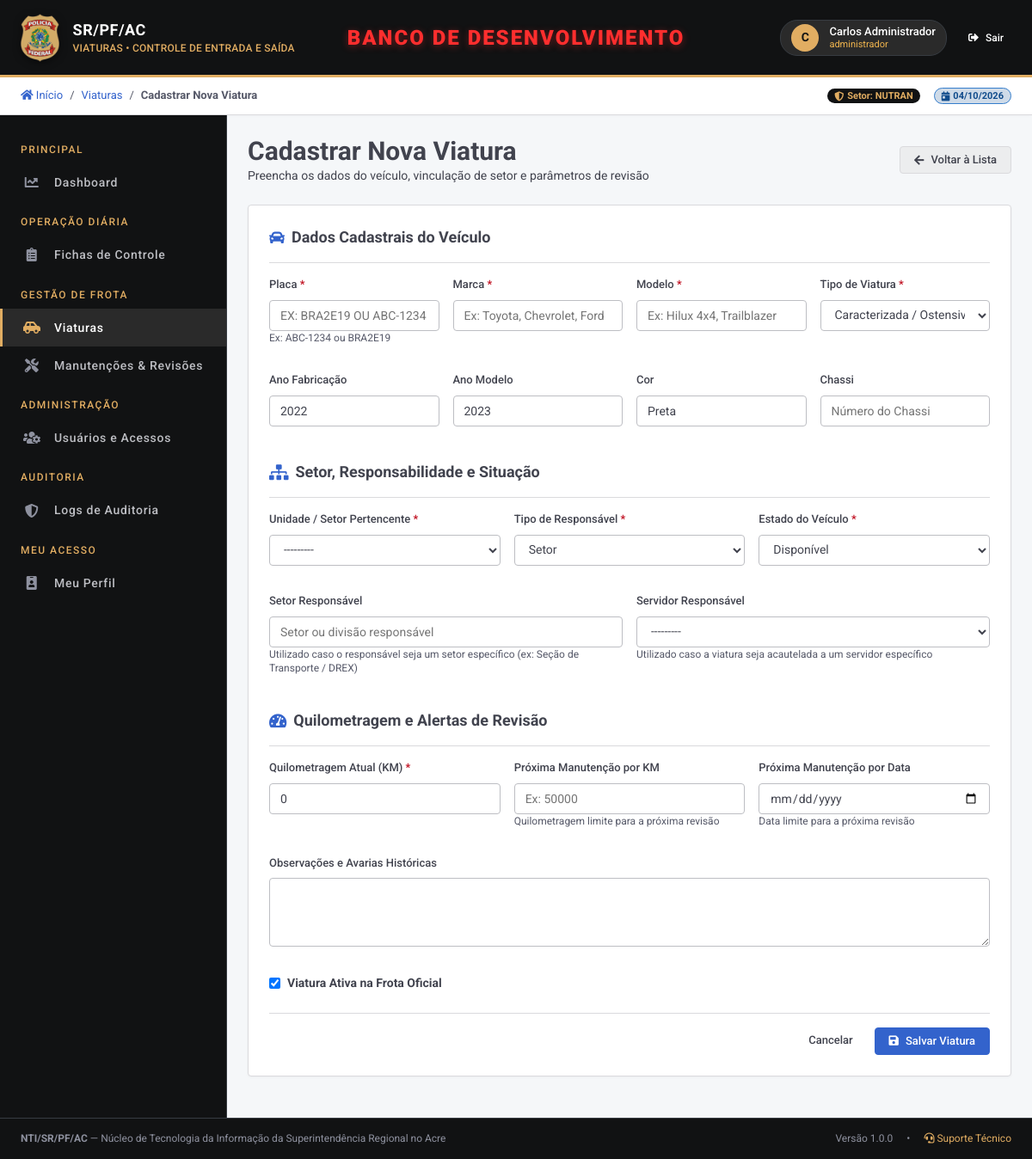
The page /viaturas/nova/ (signed in) on the database its author committed.
### usuarios/models.py (models this page shows, shortened)
class Usuario(AbstractUser):
    matricula = models.CharField(
        "Matrícula / Identificação",
        max_length=30,
        blank=True,
        null=True,
        help_text="Matrícula funcional do servidor ou identificação do vigilante",
    )
    cargo = models.CharField(
        "Cargo / Função",
        max_length=100,
        blank=True,
        default="Vigilante",
    )
    setor = models.CharField(
        "Setor / Unidade",
        max_length=100,
        blank=True,
        default="Portaria Principal",
    )
    telefone = models.CharField(
        "Telefone / Ramal",
        max_length=20,
        blank=True,
        null=True,
    )
    class Meta:
        verbose_name = "Usuário"
        verbose_name_plural = "Usuários"
        ordering = ["first_name", "last_name", "username"]
    def __str__(self):
        nome = self.get_full_name()
        perfis = self.listar_perfis()
        if perfis:
            return f"{nome or self.username} ({', '.join(perfis)})"
        return nome or self.username
    def listar_perfis(self) -> list[str]:
        return list(
            self.perfis_atribuidos.filter(ativo=True).values_list("perfil__nome", flat=True)
        )

### accesscontrol/models.py (models this page shows, shortened)
class Acao(models.Model):
    TIPO_TELA = "tela"
    TIPO_ACAO = "acao"
    TIPO_DADO = "dado"
    TIPO_CHOICES = [
        (TIPO_TELA, "Acesso a tela / rota"),
        (TIPO_ACAO, "Ação / botão dentro de uma tela"),
        (TIPO_DADO, "Visibilidade de dado / widget"),
    ]
    modulo = models.ForeignKey(
        Modulo,
        on_delete=models.CASCADE,
        related_name="acoes",
        verbose_name="Módulo",
    )
    submodulo = models.ForeignKey(
        Submodulo,
        on_delete=models.CASCADE,
        null=True,
        blank=True,
        related_name="acoes",
        verbose_name="Submódulo",
    )
    nome = models.CharField("Nome legível", max_length=150)
    codigo = models.SlugField(
        "Código da ação",
        help_text="Ex: criar, editar, exportar_pdf, apor_visto_chefia",
    )
    codigo_completo = models.CharField(
        "Código completo",
        max_length=200,
        unique=True,
        editable=False,
        help_text="Gerado automaticamente. Ex: frota.viaturas.editar",
    )
    tipo = models.CharField("Tipo", max_length=10, choices=TIPO_CHOICES, default=TIPO_ACAO)
    ativo = models.BooleanField("Ativo", default=True)
    class Meta:
        verbose_name = "Ação"
        verbose_name_plural = "Ações"
        unique_together = ("modulo", "submodulo", "codigo")
        ordering = ["modulo__ordem", "submodulo__ordem", "codigo"]

### veiculos/views.py (the view)
# urls.py: path("nova/", views.viatura_criar, name="criar"),
@requer_permissao("frota.viaturas.criar")
def viatura_criar(request):
    if request.method == "POST":
        form = ViaturaForm(request.POST)
        if form.is_valid():
            viatura = form.save()
            messages.success(request, f"Viatura {viatura.marca} {viatura.modelo} (Placa {viatura.placa}) cadastrada com sucesso.")
            return redirect("veiculos:detalhe", pk=viatura.pk)
    else:
        form = ViaturaForm()
    return render(request, "veiculos/form.html", {
        "form": form,
        "titulo": "Cadastrar Nova Viatura",
    })

### templates/veiculos/form.html (shortened to what this page needs)
{% extends 'base.html' %}
{% block breadcrumb %}
  <span>/</span>
  <a href="{% url 'veiculos:lista' %}">Viaturas</a>
  <span>/</span>
  <strong>{{ titulo }}</strong>
{% endblock %}
{% block content %}
<div class="pf-page-header">
  <div>
    <h2>{{ titulo }}</h2>
    <p>Preencha os dados do veículo, vinculação de setor e parâmetros de revisão</p>
  </div>
  <div>
    <a href="{% url 'veiculos:lista' %}" class="pf-btn pf-btn-secondary">
      <i class="fas fa-arrow-left"></i> Voltar à Lista
    </a>
  </div>
</div>
<div class="pf-card">
  <form method="post">
    <div class="pf-card-header">
      <div class="pf-card-title">
        <i class="fas fa-car"></i> Dados Cadastrais do Veículo
      </div>
    </div>
    <div class="pf-form-grid">
      <div class="col-3">
        <div class="pf-field">
          <label for="{{ form.placa.id_for_label }}" class="required">{{ form.placa.label }}</label>
          {{ form.placa }}
          <small class="pf-small">{{ form.placa.help_text }}</small>
        </div>
      </div>
      <div class="col-3">
        <div class="pf-field">
          <label for="{{ form.marca.id_for_label }}" class="required">{{ form.marca.label }}</label>
          {{ form.marca }}
        </div>
      </div>
      <div class="col-3">
        <div class="pf-field">
          <label for="{{ form.modelo.id_for_label }}" class="required">{{ form.modelo.label }}</label>
          {{ form.modelo }}
        </div>
      </div>
      <div class="col-3">
        <div class="pf-field">
          <label for="{{ form.tipo.id_for_label }}" class="required">{{ form.tipo.label }}</label>
          {{ form.tipo }}
        </div>
      </div>
      <div class="col-3">
        <div class="pf-field">
          <label for="{{ form.ano_fabricacao.id_for_label }}">{{ form.ano_fabricacao.label }}</label>
          {{ form.ano_fabricacao }}
        </div>
      </div>
      <div class="col-3">
        <div class="pf-field">
          <label for="{{ form.ano_modelo.id_for_label }}">{{ form.ano_modelo.label }}</label>
          {{ form.ano_modelo }}
        </div>
      </div>
      <div class="col-3">
        <div class="pf-field">
          <label for="{{ form.cor.id_for_label }}">{{ form.cor.label }}</label>
          {{ form.cor }}
        </div>
      </div>
      <div class="col-3">
        <div class="pf-field">
          <label for="{{ form.chassi.id_for_label }}">{{ form.chassi.label }}</label>
          {{ form.chassi }}
        </div>
      </div>
    </div>
    <div class="pf-card-header" style="margin-top: var(--space-24);">
      <div class="pf-card-title">
        <i class="fas fa-sitemap"></i> Setor, Responsabilidade e Situação
      </div>
    </div>
    <div class="pf-form-grid">
      <div class="col-4">
        <div class="pf-field">
          <label for="{{ form.setor_pertencente.id_for_label }}" class="required">{{ form.setor_pertencente.label }}</label>
          {{ form.setor_pertencente }}
        </div>
      </div>
      <div class="col-4">
        <div class="pf-field">
          <label for="{{ form.responsavel_tipo.id_for_label }}" class="required">{{ form.responsavel_tipo.label }}</label>
          {{ form.responsavel_tipo }}
        </div>
      </div>
      <div class="col-4">
        <div class="pf-field">
          <label for="{{ form.status.id_for_label }}" class="required">{{ form.status.label }}</label>
          {{ form.status }}
        </div>
      </div>
      <div class="col-6">
        <div class="pf-field">
          <label for="{{ form.responsavel_setor.id_for_label }}">{{ form.responsavel_setor.label }}</label>
          {{ form.responsavel_setor }}
          <small class="pf-small">Utilizado caso o responsável seja um setor específico (ex: Seção de Transporte / DREX)</small>
        </div>
      </div>
      <div class="col-6">
        <div class="pf-field">
          <label for="{{ form.responsavel_pessoa.id_for_label }}">{{ form.responsavel_pessoa.label }}</label>
          {{ form.responsavel_pessoa }}
          <small class="pf-small">Utilizado caso a viatura seja acautelada a um servidor específico</small>
        </div>
      </div>
    </div>
    <div class="pf-card-header" style="margin-top: var(--space-24);">
      <div class="pf-card-title">
        <i class="fas fa-tachometer-alt"></i> Quilometragem e Alertas de Revisão
      </div>
    </div>
    <div class="pf-form-grid">
      <div class="col-4">
        <div class="pf-field">
          <label for="{{ form.km_atual.id_for_label }}" class="required">{{ form.km_atual.label }}</label>
          {{ form.km_atual }}
        </div>
      </div>
      <div class="col-4">
        <div class="pf-field">
          <label for="{{ form.proxima_manutencao_km.id_for_label }}">{{ form.proxima_manutencao_km.label }}</label>
          {{ form.proxima_manutencao_km }}
          <small class="pf-small">{{ form.proxima_manutencao_km.help_text }}</small>
        </div>
      </div>
      <div class="col-4">
        <div class="pf-field">
          <label for="{{ form.proxima_manutencao_data.id_for_label }}">{{ form.proxima_manutencao_data.label }}</label>
          {{ form.proxima_manutencao_data }}
          <small class="pf-small">{{ form.proxima_manutencao_data.help_text }}</small>
        </div>
      </div>
      <div class="col-12">
        <div class="pf-field">
          <label for="{{ form.observacoes.id_for_label }}">{{ form.observacoes.label }}</label>
          {{ form.observacoes }}
        </div>
      </div>
      <div class="col-12" style="display: flex; align-items: center;">
        <label style="display: flex; align-items: center; gap: 8px; cursor: pointer;">
          {{ form.ativo }}
          <strong>Viatura Ativa na Frota Oficial</strong>
        </label>
      </div>
    </div>
    <div style="display: flex; justify-content: flex-end; gap: var(--space-8); margin-top: var(--space-24); border-top: 1px solid var(--pf-grey-200); padding-top: var(--space-16);">
      <a href="{% url 'veiculos:lista' %}" class="pf-btn pf-btn-ghost">Cancelar</a>
      <button type="submit" class="pf-btn pf-btn-primary">
        <i class="fas fa-save"></i> Salvar Viatura
      </button>
    </div>
  </form>
</div>
{% endblock %}

### templates/base.html (shortened to what this page needs)
{% load static permissoes %}
<!DOCTYPE html>
<html lang="pt-BR">
<head>
  <link rel="stylesheet" href="https://cdnjs.cloudflare.com/ajax/libs/font-awesome/5.15.4/css/all.min.css">
  <link rel="stylesheet" href="{% static 'css/frontline.css' %}?v={% now 'U' %}">
</head>
<body>
  <header class="pf-header">
    <a href="{% url 'dashboard:home' %}" class="pf-header-brand">
      <img src="{% static 'img/brasao_pf.png' %}" alt="Brasão Polícia Federal" class="pf-header-logo">
      <div class="pf-header-titles">
        <span class="pf-header-title">SR/PF/AC</span>
        <span class="pf-header-subtitle">VIATURAS • CONTROLE DE ENTRADA E SAÍDA</span>
      </div>
    </a>
    {% if is_db_desenvolvimento %}
    <span style="position: absolute; left: 50%; top: 50%; transform: translate(-50%, -50%); text-align: center; pointer-events: none; z-index: 10;">
      <h1 style="color: #FF2E2E; font-size: 1.5rem; font-weight: 900; text-transform: uppercase; margin: 0; letter-spacing: 2px; text-shadow: 0 2px 8px rgba(255, 46, 46, 0.4); white-space: nowrap;">
        BANCO DE DESENVOLVIMENTO
      </h1>
    </span>
    {% endif %}
    <div class="pf-header-actions">
      {% if user.is_authenticated %}
        <div class="pf-user-profile">
          <div class="pf-user-avatar">
            {{ user.first_name|default:user.username|slice:":1"|upper }}
          </div>
          <div class="pf-user-info">
            <span class="pf-user-name">{{ user.get_full_name|default:user.username }}</span>
            <span class="pf-user-role">
              {% for p in user.listar_perfis %}
                {{ p }}{% if not forloop.last %}, {% endif %}
              {% empty %}
                Usuário
              {% endfor %}
            </span>
          </div>
        </div>
        <form action="{% url 'usuarios:logout' %}" method="post" style="display:inline;">
          <button type="submit" class="pf-btn pf-btn-sm pf-btn-ghost" style="color:#FFF;" title="Sair do sistema">
            <i class="fas fa-sign-out-alt"></i> Sair
          </button>
        </form>
      {% else %}
        <a href="{% url 'usuarios:login' %}" class="pf-btn pf-btn-sm pf-btn-gold">
          <i class="fas fa-sign-in-alt"></i> Entrar
        </a>
      {% endif %}
    </div>
  </header>
  <div class="pf-subheader">
    <div class="pf-breadcrumb">
      <a href="{% url 'dashboard:home' %}"><i class="fas fa-home"></i> Início</a>
      {% block breadcrumb %}{% endblock %}
    </div>
    <div class="pf-subheader-indicators">
      <span class="pf-badge pf-badge-dark">
        <i class="fas fa-shield-alt"></i> Setor: {{ user.setor|default:"Superintendência Regional" }}
      </span>
      <span class="pf-badge pf-badge-info">
        <i class="fas fa-calendar-day"></i> {% now "d/m/Y" %}
      </span>
    </div>
  </div>
  <aside class="pf-sidebar">
    <ul class="pf-menu-nav">
      <li class="pf-menu-section-title">PRINCIPAL</li>
      <li class="pf-menu-item">
        <a href="{% url 'dashboard:home' %}" class="pf-menu-link {% if request.resolver_match.app_name == 'dashboard' %}active{% endif %}">
          <i class="fas fa-chart-line"></i>
          <span>Dashboard</span>
        </a>
      </li>
      {% tem_perm "operacao_diaria.fichas.visualizar" as pode_fichas %}
      {% if pode_fichas %}
      <li class="pf-menu-section-title">OPERAÇÃO DIÁRIA</li>
      <li class="pf-menu-item">
        <a href="{% url 'fichas:lista' %}" class="pf-menu-link {% if request.resolver_match.app_name == 'fichas' %}active{% endif %}">
          <i class="fas fa-clipboard-list"></i>
          <span>Fichas de Controle</span>
        </a>
      </li>
      {% endif %}
      {% tem_perm "frota.viaturas.visualizar" as pode_viaturas %}
      {% tem_perm "frota.manutencao.visualizar" as pode_manutencao %}
      {% if pode_viaturas or pode_manutencao %}
      <li class="pf-menu-section-title">GESTÃO DE FROTA</li>
      {% if pode_viaturas %}
      <li class="pf-menu-item">
        <a href="{% url 'veiculos:lista' %}" class="pf-menu-link {% if request.resolver_match.app_name == 'veiculos' and not 'manutencao' in request.path %}active{% endif %}">
          <i class="fas fa-car-side"></i>
          <span>Viaturas</span>
        </a>
      </li>
      {% endif %}
      {% if pode_manutencao %}
      <li class="pf-menu-item">
        <a href="{% url 'veiculos:lista_manutencoes' %}" class="pf-menu-link {% if 'manutencao' in request.path %}active{% endif %}">
          <i class="fas fa-tools"></i>
          <span>Manutenções &amp; Revisões</span>
        </a>
      </li>
      {% endif %}
      {% endif %}
      {% tem_perm "usuarios.cadastro.visualizar" as pode_usuarios %}
      {% if pode_usuarios %}
      <li class="pf-menu-section-title">ADMINISTRAÇÃO</li>
      <li class="pf-menu-item">
        <a href="{% url 'usuarios:lista' %}" class="pf-menu-link {% if request.resolver_match.app_name == 'usuarios' %}active{% endif %}">
          <i class="fas fa-users-cog"></i>
          <span>Usuários e Acessos</span>
        </a>
      </li>
      {% endif %}
      {% tem_perm "auditoria.logs.visualizar" as pode_auditoria %}
      {% if pode_auditoria %}
      <li class="pf-menu-section-title">AUDITORIA</li>
      <li class="pf-menu-item">
        <a href="{% url 'accesscontrol:auditoria_lista' %}" class="pf-menu-link {% if request.resolver_match.app_name == 'accesscontrol' %}active{% endif %}">
          <i class="fas fa-shield-alt"></i>
          <span>Logs de Auditoria</span>
        </a>
      </li>
      {% endif %}
      <li class="pf-menu-section-title">MEU ACESSO</li>
      <li class="pf-menu-item">
        <a href="{% url 'usuarios:meu_perfil' %}" class="pf-menu-link">
          <i class="fas fa-id-badge"></i>
          <span>Meu Perfil</span>
        </a>
      </li>
    </ul>
  </aside>
  <main class="pf-main-wrapper">
    {% block content %}{% endblock %}
  </main>
  <footer class="pf-footer">
    <div>
      <strong>NTI/SR/PF/AC</strong> — Núcleo de Tecnologia da Informação da Superintendência Regional no Acre
    </div>
    <div class="pf-footer-links">
      <span>Versão 1.0.0</span>
      <span>•</span>
      <a href="mailto:nti.srac@pf.gov.br"><i class="fas fa-headset"></i> Suporte Técnico</a>
    </div>
  </footer>
</body>
</html>

### rows shown on the page
Usuario: first_name "C", get_full_name "Carlos Administrador", setor "NUTRAN"
Acao: nome "Cadastrar Nova Viatura"

### other values the page prints
{{ p }} "administrador"
